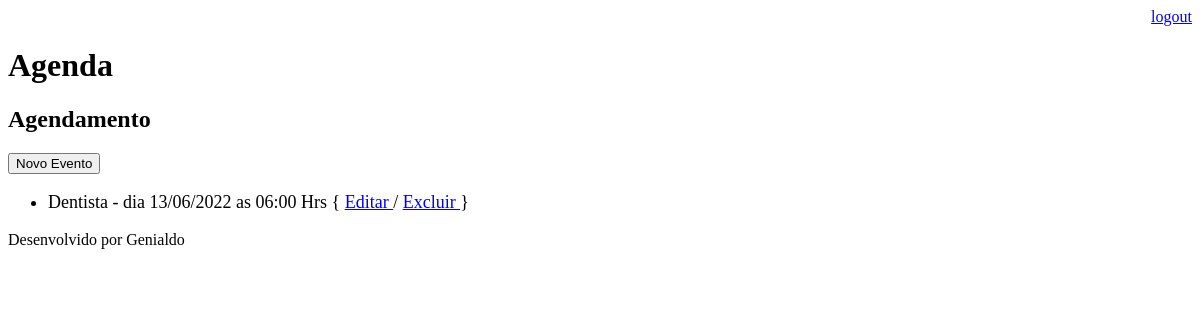
/agenda/ (signed in), run on an earlier commit of the app's database.
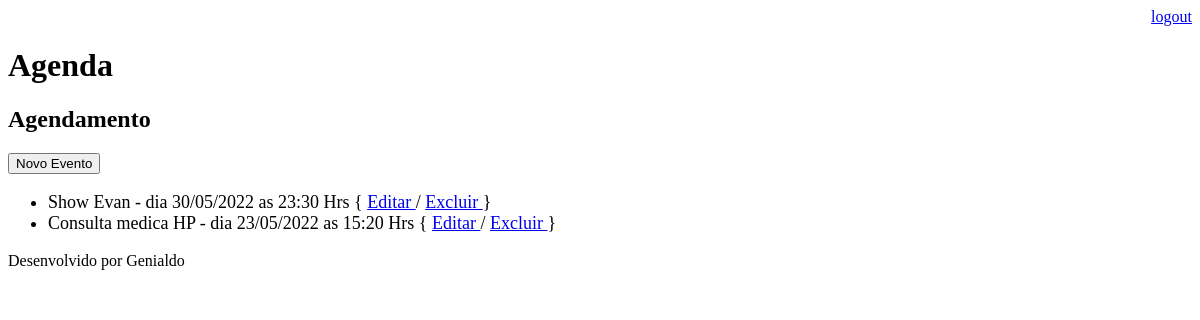
And on a later commit of the database.
### core/models.py (models this page shows, shortened)
class Evento(models.Model):
    titulo = models.CharField(max_length=100)
    descricao = models.TextField(blank=True, null=True)
    data_evento = models.DateTimeField(verbose_name='Data do Evento')
    data_criacao = models.DateTimeField(auto_now=True)
    usuario = models.ForeignKey(User, on_delete=models.CASCADE)
    class Meta:
        db_table = 'evento'
    def get_data_evento(self):
        return self.data_evento.strftime(' dia %d/%m/%Y as %H:%M Hrs')
    def get_evento_atrasado(self):
        if self.data_evento < datetime.now():
            return True
        else:
            return False

### core/views.py (the view)
# urls.py: path('agenda/', views.lista_eventos),
@login_required(login_url='/login/')
def lista_eventos(request):
    usuario = request.user
    data_atual = datetime.now() - timedelta(hours=1)
    evento = Evento.objects.filter(usuario=usuario, data_evento__gt=data_atual)
    dados = {'eventos': evento}
    return render(request, 'agenda.html', dados)

### templates/agenda.html
{% extends "model-page.html" %}
{% block content %}
    <h2>Agendamento</h2>
    <a href="evento/">
        <button type="button">Novo Evento</button>
    </a>
    <ul style="font-size: 18px">
        {% for evento in eventos %}
            <li>
                <div style={% if evento.get_evento_atrasado %} "color:red" {% endif %}>
                {{ evento.titulo }} - {{ evento.get_data_evento }}
                { <a href="evento/?id={{ evento.id }}"> Editar </a>
                / <a href="evento/delete/{{ evento.id }}/"> Excluir </a> }
                </div>
            </li>
        {% endfor %}
    </ul>
{% endblock %}

### templates/model-page.html
<!DOCTYPE html>
<html lang="en">
<head>
    {% include "model-header.html" %}
</head>
<body>
    {% block content %} {% endblock %}
    {% include "model-footer.html" %}
</body>
</html>

### templates/model-header.html (shortened to what this page needs)
    <div align="right">
        <a href="/logout">logout</a>
    </div>
    <h1>Agenda</h1>

### templates/model-footer.html
<p>Desenvolvido por Genialdo</p>

What changed in the data, as far as the page shows it:
removed Evento: titulo "Dentista", get_data_evento "dia 13/06/2022 as 06:00 Hrs"
added Evento: titulo "Show Evan", get_data_evento "dia 30/05/2022 as 23:30 Hrs"
added Evento: titulo "Consulta medica HP", get_data_evento "dia 23/05/2022 as 15:20 Hrs"
